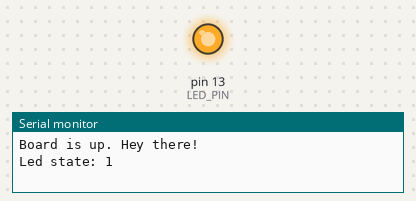
The program below on a simulated Arduino Uno, built with avr-gcc and run on an emulated ATmega328P. On the bench: output pins drawn as LEDs (lit = HIGH), the last lines printed to the serial monitor.

Above: at 1.0 s.
At 4.0 s:
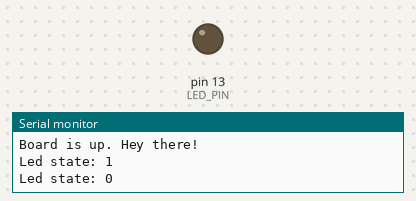
Timing chart, 0 to 7.8 s (numbered marks = the images above):
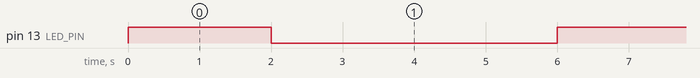

The program:

main.cpp
```cpp
#include <Arduino.h>

#define LED_PIN LED_BUILTIN


/**
 * Configure Serial
 */
void setupSerial() {
  Serial.begin(9600);
  Serial.println("\n\nBoard is up. Hey there!");
}

/**
 * Configure pins
 *
 * @param ledPin LED pin number
 */
void setupPins(uint8_t ledPin) {
  pinMode(ledPin, OUTPUT);
  digitalWrite(ledPin, LOW);
}

/**
 * Toggle pin
 *
 * @param ledPin LED pin number
 */
void togglePin(uint8_t ledPin) { digitalWrite(ledPin, !digitalRead(ledPin)); }

/**
 * Print message
 */
void printMessage() {
  Serial.print("Led state: ");
  Serial.println(digitalRead(LED_PIN), DEC);
}

/*******
 *
 * MAIN
 *
 *******/

void setup() {
  setupSerial();
  setupPins(LED_PIN);
}

void loop() {
  togglePin(LED_PIN);
  printMessage();
  delay(2000);
  togglePin(LED_PIN);
  printMessage();
  delay(4000);
}
```

Measured:
- by itself, pin 13 (LED_PIN): alternates HIGH for 2.0 s and LOW for 4.0 s
